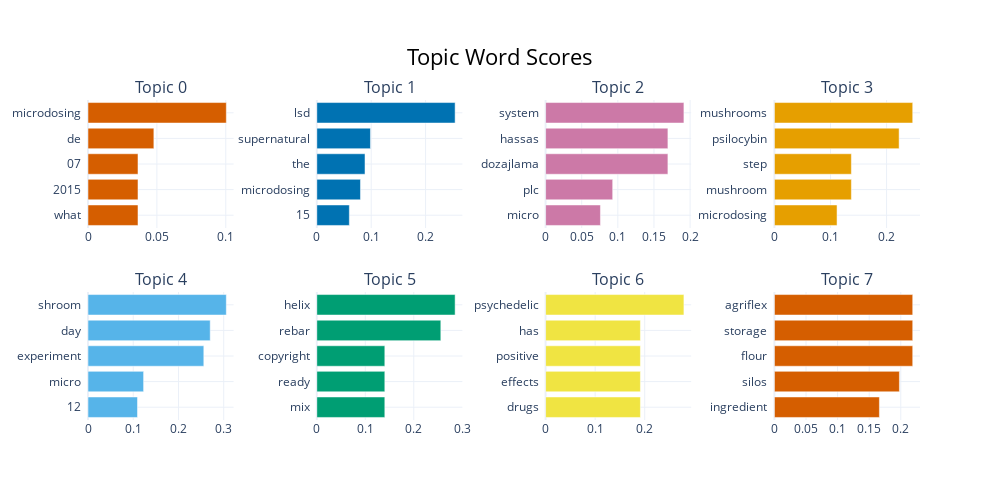

This figure's notebook cell:
### Code cell
topic_model.visualize_barchart()

### Figure 1 — Plotly figure (JSON) as saved in the notebook; plotly's stock layout.template omitted (floating-point values rounded to 4 significant figures)
{"data": [{"marker": {"color": "#D55E00"}, "orientation": "h", "type": "bar", "x": [0.03629, 0.03629, 0.03629, 0.0478, 0.1004], "xaxis": "x", "y": ["what  ", "2015  ", "07  ", "de  ", "microdosing  "], "yaxis": "y"}, {"marker": {"color": "#0072B2"}, "orientation": "h", "type": "bar", "x": [0.05982, 0.08028, 0.08863, 0.09866, 0.2543], "xaxis": "x2", "y": ["15  ", "microdosing  ", "the  ", "supernatural  ", "lsd  "], "yaxis": "y2"}, {"marker": {"color": "#CC79A7"}, "orientation": "h", "type": "bar", "x": [0.0759, 0.09285, 0.1693, 0.1693, 0.1915], "xaxis": "x3", "y": ["micro  ", "plc  ", "dozajlama  ", "hassas  ", "system  "], "yaxis": "y3"}, {"marker": {"color": "#E69F00"}, "orientation": "h", "type": "bar", "x": [0.1117, 0.1373, 0.1373, 0.2224, 0.2466], "xaxis": "x4", "y": ["microdosing  ", "mushroom  ", "step  ", "psilocybin  ", "mushrooms  "], "yaxis": "y4"}, {"marker": {"color": "#56B4E9"}, "orientation": "h", "type": "bar", "x": [0.1094, 0.1229, 0.256, 0.2701, 0.3057], "xaxis": "x5", "y": ["12  ", "micro  ", "experiment  ", "day  ", "shroom  "], "yaxis": "y5"}, {"marker": {"color": "#009E73"}, "orientation": "h", "type": "bar", "x": [0.1403, 0.1403, 0.1403, 0.2558, 0.2853], "xaxis": "x6", "y": ["mix  ", "ready  ", "copyright  ", "rebar  ", "helix  "], "yaxis": "y6"}, {"marker": {"color": "#F0E442"}, "orientation": "h", "type": "bar", "x": [0.1913, 0.1913, 0.1913, 0.1913, 0.2791], "xaxis": "x7", "y": ["drugs  ", "effects  ", "positive  ", "has  ", "psychedelic  "], "yaxis": "y7"}, {"marker": {"color": "#D55E00"}, "orientation": "h", "type": "bar", "x": [0.1662, 0.1978, 0.2189, 0.2189, 0.2189], "xaxis": "x8", "y": ["ingredient  ", "silos  ", "flour  ", "storage  ", "agriflex  "], "yaxis": "y8"}], "layout": {"annotations": [{"font": {"size": 16}, "showarrow": false, "text": "Topic 0", "x": 0.0875, "xanchor": "center", "xref": "paper", "y": 1, "yanchor": "bottom", "yref": "paper"}, {"font": {"size": 16}, "showarrow": false, "text": "Topic 1", "x": 0.3625, "xanchor": "center", "xref": "paper", "y": 1, "yanchor": "bottom", "yref": "paper"}, {"font": {"size": 16}, "showarrow": false, "text": "Topic 2", "x": 0.6375, "xanchor": "center", "xref": "paper", "y": 1, "yanchor": "bottom", "yref": "paper"}, {"font": {"size": 16}, "showarrow": false, "text": "Topic 3", "x": 0.9125, "xanchor": "center", "xref": "paper", "y": 1, "yanchor": "bottom", "yref": "paper"}, {"font": {"size": 16}, "showarrow": false, "text": "Topic 4", "x": 0.0875, "xanchor": "center", "xref": "paper", "y": 0.4, "yanchor": "bottom", "yref": "paper"}, {"font": {"size": 16}, "showarrow": false, "text": "Topic 5", "x": 0.3625, "xanchor": "center", "xref": "paper", "y": 0.4, "yanchor": "bottom", "yref": "paper"}, {"font": {"size": 16}, "showarrow": false, "text": "Topic 6", "x": 0.6375, "xanchor": "center", "xref": "paper", "y": 0.4, "yanchor": "bottom", "yref": "paper"}, {"font": {"size": 16}, "showarrow": false, "text": "Topic 7", "x": 0.9125, "xanchor": "center", "xref": "paper", "y": 0.4, "yanchor": "bottom", "yref": "paper"}], "height": 500, "hoverlabel": {"bgcolor": "white", "font": {"family": "Rockwell", "size": 16}}, "showlegend": false, "title": {"font": {"color": "Black", "size": 22}, "text": "Topic Word Scores", "x": 0.5, "xanchor": "center", "yanchor": "top"}, "width": 1000, "xaxis": {"anchor": "y", "domain": [0, 0.175], "showgrid": true}, "xaxis2": {"anchor": "y2", "domain": [0.275, 0.45], "showgrid": true}, "xaxis3": {"anchor": "y3", "domain": [0.55, 0.725], "showgrid": true}, "xaxis4": {"anchor": "y4", "domain": [0.825, 1], "showgrid": true}, "xaxis5": {"anchor": "y5", "domain": [0, 0.175], "showgrid": true}, "xaxis6": {"anchor": "y6", "domain": [0.275, 0.45], "showgrid": true}, "xaxis7": {"anchor": "y7", "domain": [0.55, 0.725], "showgrid": true}, "xaxis8": {"anchor": "y8", "domain": [0.825, 1], "showgrid": true}, "yaxis": {"anchor": "x", "domain": [0.6, 1], "showgrid": true}, "yaxis2": {"anchor": "x2", "domain": [0.6, 1], "showgrid": true}, "yaxis3": {"anchor": "x3", "domain": [0.6, 1], "showgrid": true}, "yaxis4": {"anchor": "x4", "domain": [0.6, 1], "showgrid": true}, "yaxis5": {"anchor": "x5", "domain": [0, 0.4], "showgrid": true}, "yaxis6": {"anchor": "x6", "domain": [0, 0.4], "showgrid": true}, "yaxis7": {"anchor": "x7", "domain": [0, 0.4], "showgrid": true}, "yaxis8": {"anchor": "x8", "domain": [0, 0.4], "showgrid": true}}}
